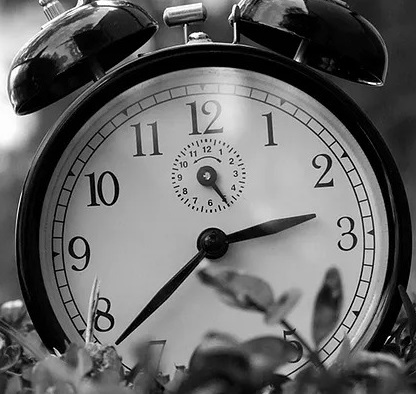
#> input picture clock.jpg, 416 x 394 px, found by its file name
$ python projet_image_corner.py
#> lines starting #> are read from the running program, lines starting #| are printed output that depends on the picture
# -*- coding: utf-8 -*-
"""
Created on Sun May  5 17:31:16 2024

@author: UlricJeanC
"""

from PIL import Image
import numpy as np
import matplotlib.pyplot as plt


def gradient_dx_cornerDetection(f,eps):
    dim = f.shape
    mat = np.zeros(dim)

    centre_x = dim[0]//2
    centre_y = dim[1]//2

    mat[centre_x,centre_y] = -1
    mat[centre_x,(centre_y+1)] = -1
    mat[(centre_x+1),centre_y] = 1
    mat[(centre_x+1),(centre_y+1)] = 1
    mat = mat/(2*eps)

    F = np.fft.fft2(f)
    Mat = np.fft.fft2(mat)

    F = F*Mat

    f = np.fft.fftshift(np.fft.ifft2(F))
    f = f.real

    return f

def gradient_dy_cornerDetection(f,eps):
    dim = f.shape
    mat = np.zeros(dim)

    centre_x = dim[0]//2
    centre_y = dim[1]//2

    mat[centre_x,centre_y] = 1
    mat[centre_x,(centre_y+1)] = -1
    mat[(centre_x+1),centre_y] = 1
    mat[(centre_x+1),(centre_y+1)] = -1

    mat = mat/(2*eps)

    F = np.fft.fft2(f)
    Mat = np.fft.fft2(mat)

    F = F*Mat

    f = np.fft.fftshift(np.fft.ifft2(F))
    f = f.real

    return f


image = Image.open("C:/Users/lupus/Desktop/images_python/clock.jpg")
#> image is the input picture: PIL image 416x394 RGB; min 0, max 255, mean 102.7
image = image.convert('L')
#> image: PIL image 416x394 L

f = np.asarray(image) ; dim = f.shape ; eps = 1
#> after `dim = f.shape`: dim = (394, 416)

# image initiale
plt.matshow(f, cmap = 'binary', interpolation='none')
plt.colorbar()
plt.title("image initiale")
plt.show()
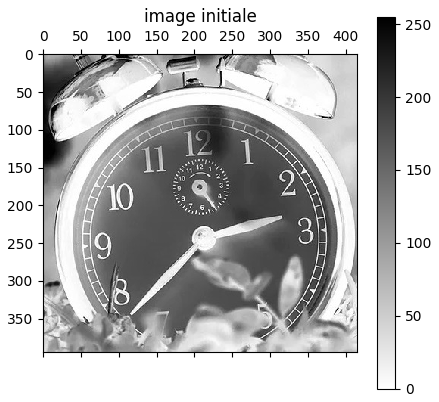
#> figure drawn by matplotlib, 2 panels


# Gradient
grad_x = gradient_dx_cornerDetection(f,eps)
#> in gradient_dx_cornerDetection, `f = f.real`:
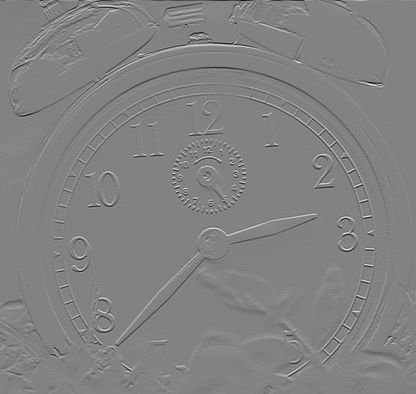
#> f: shape (394, 416) float64; min -236, max 225.5, mean 0; drawn with min black and max white
grad_x = np.reshape(grad_x, ((dim[0]*dim[1]),1) )
grad_y = gradient_dy_cornerDetection(f,eps)
#> in gradient_dy_cornerDetection, `f = f.real`:
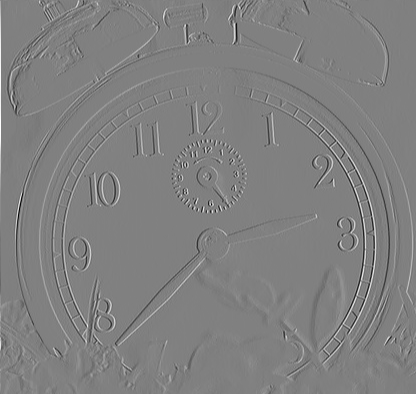
#> f: shape (394, 416) float64; min -222.5, max 219, mean 0; drawn with min black and max white
grad_y = np.reshape(grad_y, ((dim[0]*dim[1]),1) )


plt.figure()
plt.scatter(grad_x,grad_y,s=0.2)
plt.title("gradient")
plt.show()
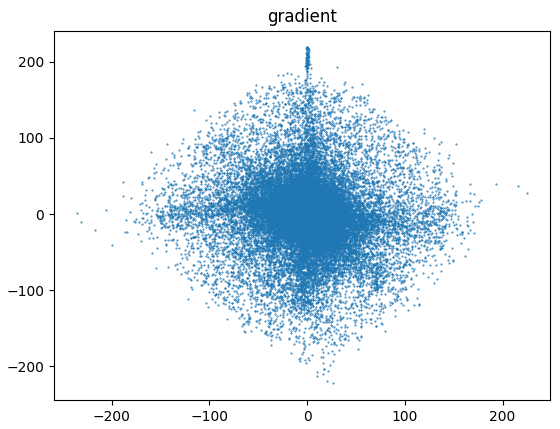
#> figure drawn by matplotlib, 1 panel
